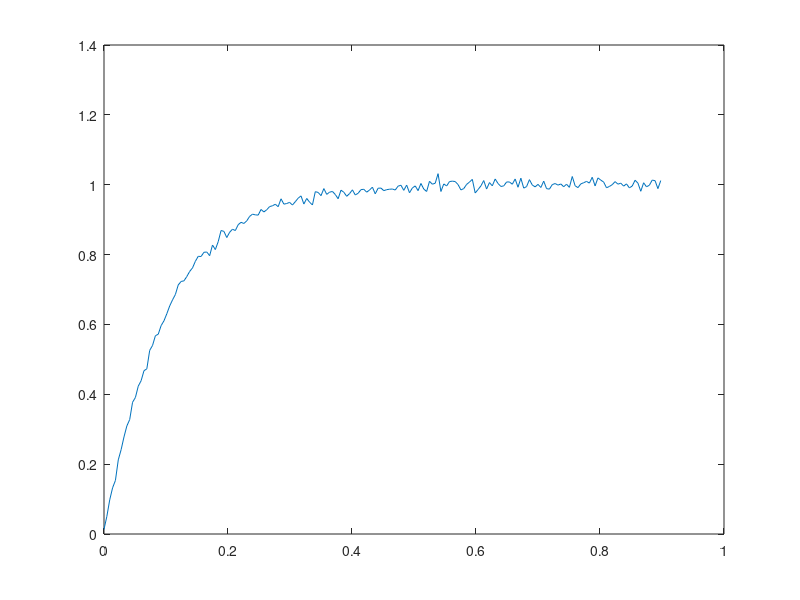

MATLAB code to generate this figure: (Note: this script raises an error after producing the figure.)
%% read file

a = dlmread('conjunto1.txt');
plot(a(:,2),a(:,1))

%% 
yy = smooth(a(:,2),a(:,1),'moving');
figure;
plot(a(:,2),yy);
figure;
fig = fit(a(:,2),a(:,1),'poly')
plot(fig)

%%

max = a(196,2); % ver tamanho

%% 


